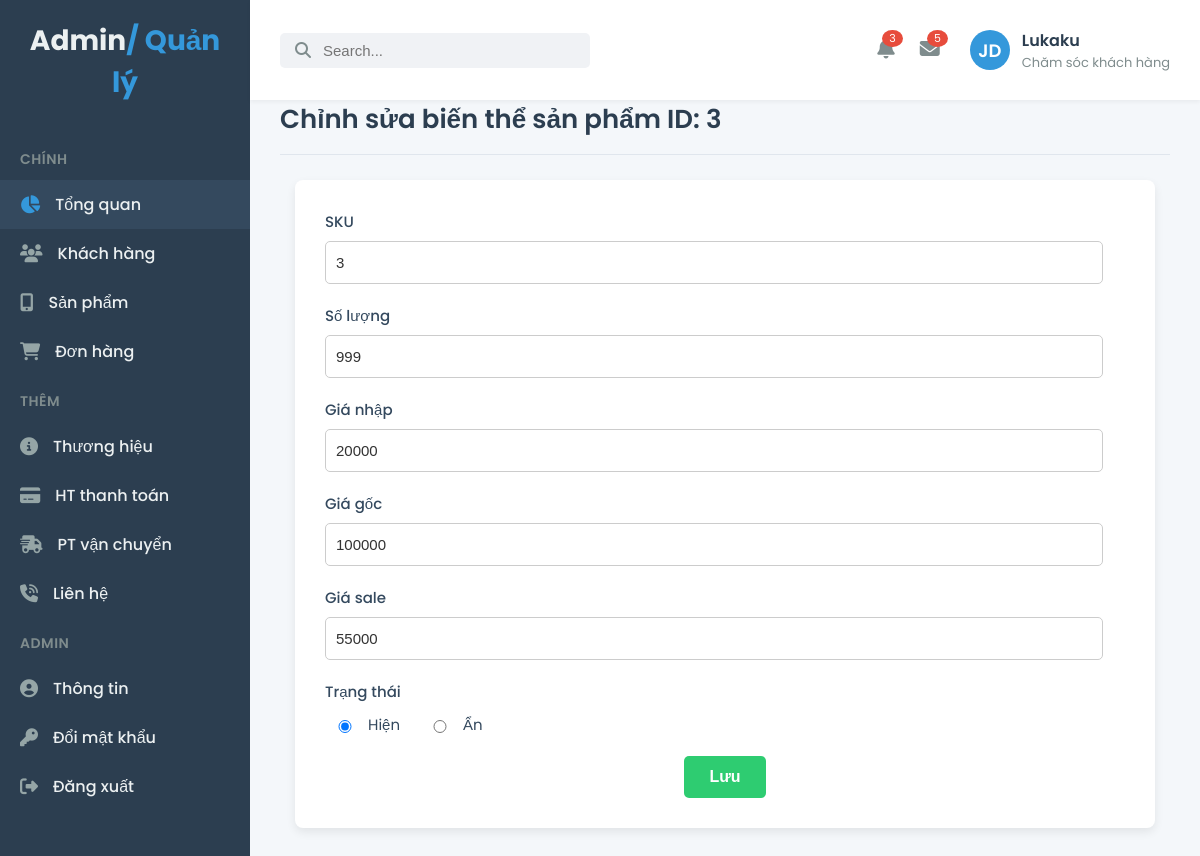
The page /admin/product-detail-update.php?idspchitiet=3 (signed in) on the database its author committed.
### tables this page shows
CREATE TABLE `sanpham_chitiet` (
  `id_spchitiet` int(11) NOT NULL,
  `id_sp` int(11) NOT NULL,
  `sku` varchar(50) NOT NULL,
  `so_luong` int(11) NOT NULL,
  `gia_nhap` int(11) NOT NULL,
  `gia_goc` int(11) NOT NULL,
  `gia_sale` int(11) DEFAULT NULL,
  `id_khuyenmai` int(11) DEFAULT NULL,
  `trang_thai` tinyint(4) NOT NULL DEFAULT 0 COMMENT '0: hiện, 1: ẩn'
);

### admin/product-detail-update.php (the view, shortened to what this page needs)
<?php
    include_once "sidebar.php";
    require_once "connect.php";
    $idspchitiet = null;
    if(isset($_GET['idspchitiet'])){
        $idspchitiet = $_GET['idspchitiet'];
        $sql_detail = "SELECT * FROM sanpham_chitiet WHERE id_spchitiet = $idspchitiet";
        $query_detail = mysqli_query($conn, $sql_detail);
        $row_detail = mysqli_fetch_assoc($query_detail);
    }
?>
<div class="main-content">
    <div class="page-title">
        <div class="title">Chỉnh sửa biến thể sản phẩm ID: <?php echo $idspchitiet ?></div>
    </div>
    <form action="" class="form" method="POST">
        <div class="input-box">
            <label>SKU</label>
            <input type="text" name="sku" value="<?php echo htmlspecialchars($row_detail['sku']) ?>" required/>
        </div>
        <div class="input-box">
            <label>Số lượng</label>
            <input type="number" name="so_luong" value="<?php echo htmlspecialchars($row_detail['so_luong']) ?>" required/>
        </div>
        <div class="input-box">
            <label>Giá nhập</label>
            <input type="number" name="gia_nhap" value="<?php echo htmlspecialchars($row_detail['gia_nhap']) ?>" required/>
        </div>
        <div class="input-box">
            <label>Giá gốc</label>
            <input type="number" name="gia_goc" value="<?php echo htmlspecialchars($row_detail['gia_goc']) ?>" required/>
        </div>
        <div class="input-box">
            <label>Giá sale</label>
            <input type="number" name="gia_sale" value="<?php echo htmlspecialchars($row_detail['gia_sale']) ?>"/>
        </div>
        <div class="gender-box">
            <h3>Trạng thái</h3>
            <div class="gender-option">
                <div class="gender">
                <input style="width: 30px" type="radio" value="0" name="trang_thai" <?php echo ($row_detail['trang_thai'] == 0) ? "checked" : "" ?>/>Hiện
                </div>
                <div class="gender">
                <input style="width: 30px" type="radio" value="1" name="trang_thai" <?php echo ($row_detail['trang_thai'] == 1) ? "checked" : "" ?>/>Ẩn
                </div>
            </div>
        </div>
        <button name="submit">Lưu</button>
    </form>
</div>
<?php include_once "footer.php"; ?>

### css/style.css (style rules this page uses)
body { font-family: 'Poppins', sans-serif; margin: 0; background-color: #f4f7fa; display: flex; min-height: 100vh; }
.main-content { flex-grow: 1; padding: 30px; background-color: #f4f7fa; overflow-y: auto; }
.page-title { display: flex; justify-content: space-between; align-items: center; margin-bottom: 25px; padding-bottom: 15px; border-bottom: 1px solid #e0e6ed; }
.page-title .title { font-size: 26px; font-weight: 600; color: #2c3e50; }
.main-content { flex-grow: 1; padding: 30px; background-color: #f4f7fa; overflow-y: auto; margin-top: 70px; }

### css/form.css (style rules this page uses)
.form { background-color: #ffffff; border-radius: 8px; box-shadow: 0 4px 10px rgba(0, 0, 0, 0.08); padding: 30px; margin-bottom: 30px; max-width: 800px; margin-left: auto; margin-right: auto; }
.form .input-box { margin-bottom: 20px; }
.form .input-box label { display: block; font-size: 15px; color: #34495e; font-weight: 500; margin-bottom: 8px; }
.form .input-box input[type="text"], .form .input-box input[type="email"], .form .input-box input[type="password"], .form .input-box input[type="number"], .form .input-box input[type="file"], .form .input-box textarea { width: calc(100% - 22px); padding: 12px 10px; border: 1px solid #ccc; border-radius: 5px; font-size: 15px; color: #333; transition: border-color 0.3s ease; box-sizing: border-box; }
.gender-box { margin-bottom: 20px; }
.gender-box h3 { font-size: 15px; color: #34495e; font-weight: 500; margin-bottom: 10px; }
.gender-option { display: flex; gap: 20px; }
.gender-option .gender { display: flex; align-items: center; font-size: 15px; color: #34495e; }
.gender-option .gender input[type="radio"] { margin-right: 8px; cursor: pointer; }
.form button[type="submit"], .form button[name="submit"] { background-color: #2ecc71; color: #ffffff; padding: 12px 25px; border: none; border-radius: 5px; font-size: 16px; font-weight: 600; cursor: pointer; transition: background-color 0.3s ease; width: auto; display: block; margin: 20px auto 0 auto; }

### rows shown on the page
sanpham_chitiet: sku "3", so_luong "999", gia_nhap "20000", gia_goc "100000", gia_sale "55000", trang_thai "☑"

### other values the page prints
$name "Lukaku"
$idspchitiet "3"
